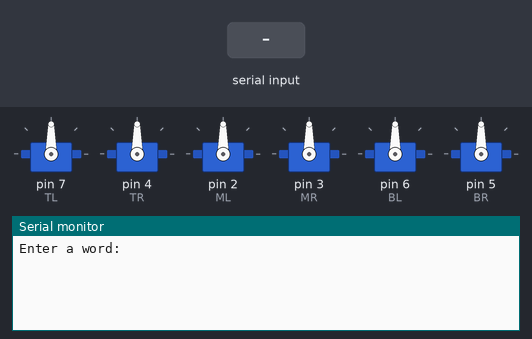
A sketch run on a simulated Arduino Uno, built with avr-gcc and run on an emulated ATmega328P. Parts: 6 × servo, the last lines printed to the serial monitor. The test bench sets the inputs (shaded band).

Above: at 1.2 s.
1.3 s: "1" received over Serial
At 3.8 s:
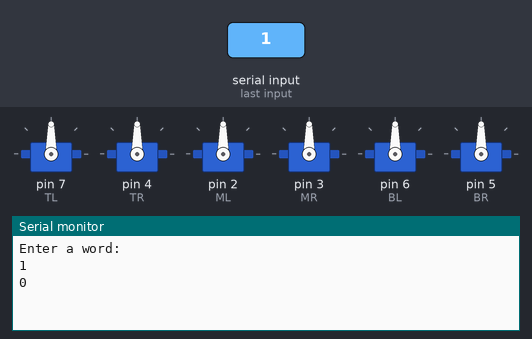
At 6.0 s:
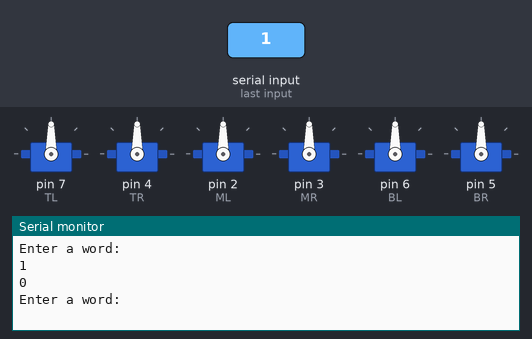

The sketch:

Braille_Project.ino
```cpp
#include <Servo.h>

// Different options for spaces

Servo TL;
Servo TR;
Servo ML;
Servo MR;
Servo BL;
Servo BR;

Servo drivers [6] = {TL, ML, BL, TR, MR, BR};
int alphabet [26] = {1, 12, 14, 145, 15, 124, 1245, 125, 24, 245, 13, 123, 134, 1345, 135, 1234, 12345, 1235, 234, 2345, 136, 1236, 2456, 1346, 13456, 1356};

// Read the current letter
// Convert the letter to the ascii value
// Subtract the ascii value - 65 to get the array index of the letter
// Using that array index, get the corresponding braille number
// Using that braille number, raise the correct servos

String input;
char currLetter;
int arrayVal = 0;
int currentServo = 0;

void setup() {
  // put your setup code here, to run once:

  TL.attach(7);
  TR.attach(4);
  ML.attach(2);
  MR.attach(3);
  BL.attach(6);
  BR.attach(5);
  Serial.begin(9600);
  clears();


}


void loop() {
  Serial.println("Enter a word: ");
  while (Serial.available() == 0){
  }
  input = Serial.readString();


  input.toUpperCase();
  int i = 0;

  while(i < input.length())
  {
    currLetter = input.charAt(i);
    Serial.println(currLetter);

    if ((int)currLetter == 32){
      Serial.println(" ");
      Serial.println();
      delay(3000);
      i++;
      continue;
    }

    else if ((int)currLetter == 33){
      Serial.println("!");
      Serial.println();
      delay(3000);
      i++;
      continue;
    }

    else if ((int)currLetter == 46){
      Serial.println(".");
      Serial.println();
      delay(3000);
      i++;
      continue;
    }

    else if ((int)currLetter == 63){
      Serial.println("?");
      Serial.println();
      delay(3000);
      i++;
      continue;
    }
    else{
      Serial.println(alphabet[(int)currLetter - 65]);
      arrayVal = alphabet[(int)currLetter - 65];
      digitSplit(arrayVal);
      i++;
      }
    }

}

void digitSplit(int num){

  while(num > 0)
  {
    currentServo = num % 10;
    Serial.print(currentServo);
    raiseServo(currentServo);
    num = num / 10;
  }
  Serial.println();
  Serial.println();
  delay(2000);
  clears();
  delay(1000);

}
void raiseServo(int number) {
  // Raise the appropriate bumps for this braille letter
  drivers[number - 1].write(10);
}

void clears(){
  int j = 0;
  while(j < 6)
  {
    drivers[j].write(60);
    j++;
  }
}
```

Measured:
- after the input at 1.3 s, the serial monitor: prints a new line after 1.0 s (image 1)
